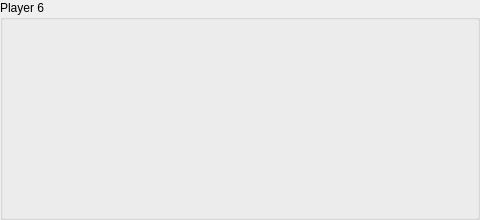
   <widget class="QGroupBox" name="groupBox_5">
    <property name="geometry">
     <rect>
      <x>510</x>
      <y>470</y>
      <width>480</width>
      <height>220</height>
     </rect>
    </property>
    <property name="title">
     <string>Player 6</string>
    </property>
    <widget class="QLabel" name="n4_6">
     <property name="geometry">
      <rect>
       <x>52</x>
       <y>20</y>
       <width>42</width>
       <height>60</height>
      </rect>
     </property>
     <property name="minimumSize">
      <size>
       <width>42</width>
       <height>60</height>
      </size>
     </property>
     <property name="text">
      <string/>
     </property>
     <property name="pixmap">
      <pixmap>../../../Utils/Workplace/pic/4.jpg</pixmap>
     </property>
     <property name="scaledContents">
      <bool>true</bool>
     </property>
    </widget>
    <widget class="QLabel" name="n5_6">
     <property name="geometry">
      <rect>
       <x>94</x>
       <y>20</y>
       <width>42</width>
       <height>60</height>
      </rect>
     </property>
     <property name="minimumSize">
      <size>
       <width>42</width>
       <height>60</height>
      </size>
     </property>
     <property name="text">
      <string/>
     </property>
     <property name="pixmap">
      <pixmap>../../../Utils/Workplace/pic/5.jpg</pixmap>
     </property>
     <property name="scaledContents">
      <bool>true</bool>
     </property>
    </widget>
    <widget class="QLabel" name="n8_6">
     <property name="geometry">
      <rect>
       <x>220</x>
       <y>20</y>
       <width>42</width>
       <height>60</height>
      </rect>
     </property>
     <property name="minimumSize">
      <size>
       <width>42</width>
       <height>60</height>
      </size>
     </property>
     <property name="text">
      <string/>
     </property>
     <property name="pixmap">
      <pixmap>../../../Utils/Workplace/pic/8.jpg</pixmap>
     </property>
     <property name="scaledContents">
      <bool>true</bool>
     </property>
    </widget>
    <widget class="QLabel" name="n6_6">
     <property name="geometry">
      <rect>
       <x>136</x>
       <y>20</y>
       <width>42</width>
       <height>60</height>
      </rect>
     </property>
     <property name="minimumSize">
      <size>
       <width>42</width>
       <height>60</height>
      </size>
     </property>
     <property name="text">
      <string/>
     </property>
     <property name="pixmap">
      <pixmap>../../../Utils/Workplace/pic/6.jpg</pixmap>
     </property>
     <property name="scaledContents">
      <bool>true</bool>
     </property>
    </widget>
    <widget class="QLabel" name="n7_6">
     <property name="geometry">
      <rect>
       <x>178</x>
       <y>20</y>
       <width>42</width>
       <height>60</height>
      </rect>
     </property>
     <property name="minimumSize">
      <size>
       <width>42</width>
       <height>60</height>
      </size>
     </property>
     <property name="text">
      <string/>
     </property>
     <property name="pixmap">
      <pixmap>../../../Utils/Workplace/pic/7.jpg</pixmap>
     </property>
     <property name="scaledContents">
      <bool>true</bool>
     </property>
    </widget>
    <widget class="QLabel" name="n11_6">
     <property name="geometry">
      <rect>
       <x>346</x>
       <y>20</y>
       <width>42</width>
       <height>60</height>
      </rect>
     </property>
     <property name="minimumSize">
      <size>
       <width>42</width>
       <height>60</height>
      </size>
     </property>
     <property name="text">
      <string/>
     </property>
     <property name="pixmap">
      <pixmap>../../../Utils/Workplace/pic/11.jpg</pixmap>
     </property>
     <property name="scaledContents">
      <bool>true</bool>
     </property>
    </widget>
    <widget class="QLabel" name="n9_6">
     <property name="geometry">
      <rect>
       <x>262</x>
       <y>20</y>
       <width>42</width>
       <height>60</height>
      </rect>
     </property>
     <property name="minimumSize">
      <size>
       <width>42</width>
       <height>60</height>
      </size>
     </property>
     <property name="text">
      <string/>
     </property>
     <property name="pixmap">
      <pixmap>../../../Utils/Workplace/pic/9.jpg</pixmap>
     </property>
     <property name="scaledContents">
      <bool>true</bool>
     </property>
    </widget>
    <widget class="QLabel" name="n10_6">
     <property name="geometry">
      <rect>
       <x>304</x>
       <y>20</y>
       <width>42</width>
       <height>60</height>
      </rect>
     </property>
     <property name="minimumSize">
      <size>
       <width>42</width>
       <height>60</height>
      </size>
     </property>
     <property name="text">
      <string/>
     </property>
     <property name="pixmap">
      <pixmap>../../../Utils/Workplace/pic/10.jpg</pixmap>
     </property>
     <property name="scaledContents">
      <bool>true</bool>
     </property>
    </widget>
    <widget class="QLabel" name="n12_6">
     <property name="geometry">
      <rect>
       <x>388</x>
       <y>20</y>
       <width>42</width>
       <height>60</height>
      </rect>
     </property>
     <property name="minimumSize">
      <size>
       <width>42</width>
       <height>60</height>
      </size>
     </property>
     <property name="text">
      <string/>
     </property>
     <property name="pixmap">
      <pixmap>../../../Utils/Workplace/pic/12.jpg</pixmap>
     </property>
     <property name="scaledContents">
      <bool>true</bool>
     </property>
    </widget>
    <widget class="QLabel" name="n13_6">
     <property name="geometry">
      <rect>
       <x>430</x>
       <y>20</y>
       <width>42</width>
       <height>60</height>
      </rect>
     </property>
     <property name="minimumSize">
      <size>
       <width>42</width>
       <height>60</height>
      </size>
     </property>
     <property name="text">
      <string/>
     </property>
     <property name="pixmap">
      <pixmap>../../../Utils/Workplace/pic/13.jpg</pixmap>
     </property>
     <property name="scaledContents">
      <bool>true</bool>
     </property>
    </widget>
    <widget class="QLabel" name="n16_6">
     <property name="geometry">
      <rect>
       <x>94</x>
       <y>81</y>
       <width>42</width>
       <height>60</height>
      </rect>
     </property>
     <property name="minimumSize">
      <size>
       <width>42</width>
       <height>60</height>
      </size>
     </property>
     <property name="text">
      <string/>
     </property>
     <property name="pixmap">
      <pixmap>../../../Utils/Workplace/pic/16.jpg</pixmap>
     </property>
     <property name="scaledContents">
      <bool>true</bool>
     </property>
    </widget>
    <widget class="QLabel" name="n17_6">
     <property name="geometry">
      <rect>
       <x>136</x>
       <y>81</y>
       <width>42</width>
       <height>60</height>
      </rect>
     </property>
     <property name="minimumSize">
      <size>
       <width>42</width>
       <height>60</height>
      </size>
     </property>
     <property name="text">
      <string/>
     </property>
     <property name="pixmap">
      <pixmap>../../../Utils/Workplace/pic/17.jpg</pixmap>
     </property>
     <property name="scaledContents">
      <bool>true</bool>
     </property>
    </widget>
    <widget class="QLabel" name="n18_6">
     <property name="geometry">
      <rect>
       <x>178</x>
       <y>81</y>
       <width>42</width>
       <height>60</height>
      </rect>
     </property>
     <property name="minimumSize">
      <size>
       <width>42</width>
       <height>60</height>
      </size>
     </property>
     <property name="text">
      <string/>
     </property>
     <property name="pixmap">
      <pixmap>../../../Utils/Workplace/pic/18.jpg</pixmap>
     </property>
     <property name="scaledContents">
      <bool>true</bool>
     </property>
    </widget>
    <widget class="QLabel" name="n21_6">
     <property name="geometry">
      <rect>
       <x>304</x>
       <y>81</y>
       <width>42</width>
       <height>60</height>
      </rect>
     </property>
     <property name="minimumSize">
      <size>
       <width>42</width>
       <height>60</height>
      </size>
     </property>
     <property name="text">
      <string/>
     </property>
     <property name="pixmap">
      <pixmap>../../../Utils/Workplace/pic/21.jpg</pixmap>
     </property>
     <property name="scaledContents">
      <bool>true</bool>
     </property>
    </widget>
    <widget class="QLabel" name="n24_6">
     <property name="geometry">
      <rect>
       <x>430</x>
       <y>81</y>
       <width>42</width>
       <height>60</height>
      </rect>
     </property>
     <property name="minimumSize">
      <size>
       <width>42</width>
       <height>60</height>
      </size>
     </property>
     <property name="text">
      <string/>
     </property>
     <property name="pixmap">
      <pixmap>../../../Utils/Workplace/pic/24.jpg</pixmap>
     </property>
     <property name="scaledContents">
      <bool>true</bool>
     </property>
    </widget>
    <widget class="QLabel" name="n19_6">
     <property name="geometry">
      <rect>
       <x>220</x>
       <y>81</y>
       <width>42</width>
       <height>60</height>
      </rect>
     </property>
     <property name="minimumSize">
      <size>
       <width>42</width>
       <height>60</height>
      </size>
     </property>
     <property name="text">
      <string/>
     </property>
     <property name="pixmap">
      <pixmap>../../../Utils/Workplace/pic/19.jpg</pixmap>
     </property>
     <property name="scaledContents">
      <bool>true</bool>
     </property>
    </widget>
    <widget class="QLabel" name="n14_6">
     <property name="geometry">
      <rect>
       <x>10</x>
       <y>81</y>
       <width>42</width>
       <height>60</height>
      </rect>
     </property>
     <property name="minimumSize">
      <size>
       <width>42</width>
       <height>60</height>
      </size>
     </property>
     <property name="text">
      <string/>
     </property>
     <property name="pixmap">
      <pixmap>../../../Utils/Workplace/pic/14.jpg</pixmap>
     </property>
     <property name="scaledContents">
      <bool>true</bool>
     </property>
    </widget>
    <widget class="QLabel" name="n22_6">
     <property name="geometry">
      <rect>
       <x>346</x>
       <y>81</y>
       <width>42</width>
       <height>60</height>
      </rect>
     </property>
     <property name="minimumSize">
      <size>
       <width>42</width>
       <height>60</height>
      </size>
     </property>
     <property name="text">
      <string/>
     </property>
     <property name="pixmap">
      <pixmap>../../../Utils/Workplace/pic/22.jpg</pixmap>
     </property>
     <property name="scaledContents">
      <bool>true</bool>
     </property>
    </widget>
    <widget class="QLabel" name="n15_6">
     <property name="geometry">
      <rect>
       <x>52</x>
       <y>81</y>
       <width>42</width>
       <height>60</height>
      </rect>
     </property>
     <property name="minimumSize">
      <size>
       <width>42</width>
       <height>60</height>
      </size>
     </property>
     <property name="text">
      <string/>
     </property>
     <property name="pixmap">
      <pixmap>../../../Utils/Workplace/pic/15.jpg</pixmap>
     </property>
     <property name="scaledContents">
      <bool>true</bool>
     </property>
    </widget>
    <widget class="QLabel" name="n23_6">
     <property name="geometry">
      <rect>
       <x>388</x>
       <y>81</y>
       <width>42</width>
       <height>60</height>
      </rect>
     </property>
     <property name="minimumSize">
      <size>
       <width>42</width>
       <height>60</height>
      </size>
     </property>
     <property name="text">
      <string/>
     </property>
     <property name="pixmap">
      <pixmap>../../../Utils/Workplace/pic/23.jpg</pixmap>
     </property>
     <property name="scaledContents">
      <bool>true</bool>
     </property>
    </widget>
    <widget class="QLabel" name="n20_6">
     <property name="geometry">
      <rect>
       <x>262</x>
       <y>81</y>
       <width>42</width>
       <height>60</height>
      </rect>
     </property>
     <property name="minimumSize">
      <size>
       <width>42</width>
       <height>60</height>
      </size>
     </property>
     <property name="text">
      <string/>
     </property>
     <property name="pixmap">
      <pixmap>../../../Utils/Workplace/pic/20.jpg</pixmap>
     </property>
     <property name="scaledContents">
      <bool>true</bool>
     </property>
    </widget>
    <widget class="QLabel" name="n26_6">
     <property name="geometry">
      <rect>
       <x>52</x>
       <y>142</y>
       <width>42</width>
       <height>60</height>
      </rect>
     </property>
     <property name="minimumSize">
      <size>
       <width>42</width>
       <height>60</height>
      </size>
     </property>
     <property name="text">
      <string/>
     </property>
     <property name="pixmap">
      <pixmap>../../../Utils/Workplace/pic/26.jpg</pixmap>
     </property>
     <property name="scaledContents">
      <bool>true</bool>
     </property>
    </widget>
    <widget class="QLabel" name="n30_6">
     <property name="geometry">
      <rect>
       <x>220</x>
       <y>142</y>
       <width>42</width>
       <height>60</height>
      </rect>
     </property>
     <property name="minimumSize">
      <size>
       <width>42</width>
       <height>60</height>
      </size>
     </property>
     <property name="text">
      <string/>
     </property>
     <property name="pixmap">
      <pixmap>../../../Utils/Workplace/pic/30.jpg</pixmap>
     </property>
     <property name="scaledContents">
      <bool>true</bool>
     </property>
    </widget>
    <widget class="QLabel" name="n33_6">
     <property name="geometry">
      <rect>
       <x>346</x>
       <y>142</y>
       <width>42</width>
       <height>60</height>
      </rect>
     </property>
     <property name="minimumSize">
      <size>
       <width>42</width>
       <height>60</height>
      </size>
     </property>
     <property name="text">
      <string/>
     </property>
     <property name="pixmap">
      <pixmap>../../../Utils/Workplace/pic/33.jpg</pixmap>
     </property>
     <property name="scaledContents">
      <bool>true</bool>
     </property>
    </widget>
    <widget class="QLabel" name="n25_6">
     <property name="geometry">
      <rect>
       <x>10</x>
       <y>142</y>
       <width>42</width>
       <height>60</height>
      </rect>
     </property>
     <property name="minimumSize">
      <size>
       <width>42</width>
       <height>60</height>
      </size>
     </property>
     <property name="text">
      <string/>
     </property>
     <property name="pixmap">
      <pixmap>../../../Utils/Workplace/pic/25.jpg</pixmap>
     </property>
     <property name="scaledContents">
      <bool>true</bool>
     </property>
    </widget>
    <widget class="QLabel" name="n28_6">
     <property name="geometry">
      <rect>
       <x>136</x>
       <y>142</y>
       <width>42</width>
       <height>60</height>
      </rect>
     </property>
     <property name="minimumSize">
      <size>
       <width>42</width>
       <height>60</height>
      </size>
     </property>
     <property name="text">
      <string/>
     </property>
     <property name="pixmap">
      <pixmap>../../../Utils/Workplace/pic/28.jpg</pixmap>
     </property>
     <property name="scaledContents">
      <bool>true</bool>
     </property>
    </widget>
    <widget class="QLabel" name="n34_6">
     <property name="geometry">
      <rect>
       <x>388</x>
       <y>142</y>
       <width>42</width>
       <height>60</height>
      </rect>
     </property>
     <property name="minimumSize">
      <size>
       <width>42</width>
       <height>60</height>
      </size>
     </property>
     <property name="text">
      <string/>
     </property>
     <property name="pixmap">
      <pixmap>../../../Utils/Workplace/pic/34.jpg</pixmap>
     </property>
     <property name="scaledContents">
      <bool>true</bool>
     </property>
    </widget>
    <widget class="QLabel" name="n29_6">
     <property name="geometry">
      <rect>
       <x>178</x>
       <y>142</y>
       <width>42</width>
       <height>60</height>
      </rect>
     </property>
     <property name="minimumSize">
      <size>
       <width>42</width>
       <height>60</height>
      </size>
     </property>
     <property name="text">
      <string/>
     </property>
     <property name="pixmap">
      <pixmap>../../../Utils/Workplace/pic/29.jpg</pixmap>
     </property>
     <property name="scaledContents">
      <bool>true</bool>
     </property>
    </widget>
    <widget class="QLabel" name="n32_6">
     <property name="geometry">
      <rect>
       <x>304</x>
       <y>142</y>
       <width>42</width>
       <height>60</height>
      </rect>
     </property>
     <property name="minimumSize">
      <size>
       <width>42</width>
       <height>60</height>
      </size>
     </property>
     <property name="text">
      <string/>
     </property>
     <property name="pixmap">
      <pixmap>../../../Utils/Workplace/pic/32.jpg</pixmap>
     </property>
     <property name="scaledContents">
      <bool>true</bool>
     </property>
    </widget>
    <widget class="QLabel" name="n35_6">
     <property name="geometry">
      <rect>
       <x>430</x>
       <y>142</y>
       <width>42</width>
       <height>60</height>
      </rect>
     </property>
     <property name="minimumSize">
      <size>
       <width>42</width>
       <height>60</height>
      </size>
     </property>
     <property name="text">
      <string/>
     </property>
     <property name="pixmap">
      <pixmap>../../../Utils/Workplace/pic/35.jpg</pixmap>
     </property>
     <property name="scaledContents">
      <bool>true</bool>
     </property>
    </widget>
    <widget class="QLabel" name="n31_6">
     <property name="geometry">
      <rect>
       <x>262</x>
       <y>142</y>
       <width>42</width>
       <height>60</height>
      </rect>
     </property>
     <property name="minimumSize">
      <size>
       <width>42</width>
       <height>60</height>
      </size>
     </property>
     <property name="text">
      <string/>
     </property>
     <property name="pixmap">
      <pixmap>../../../Utils/Workplace/pic/31.jpg</pixmap>
     </property>
     <property name="scaledContents">
      <bool>true</bool>
     </property>
    </widget>
    <widget class="QLabel" name="n27_6">
     <property name="geometry">
      <rect>
       <x>94</x>
       <y>142</y>
       <width>42</width>
       <height>60</height>
      </rect>
     </property>
     <property name="minimumSize">
      <size>
       <width>42</width>
       <height>60</height>
      </size>
     </property>
     <property name="text">
      <string/>
     </property>
     <property name="pixmap">
      <pixmap>../../../Utils/Workplace/pic/27.jpg</pixmap>
     </property>
     <property name="scaledContents">
      <bool>true</bool>
     </property>
    </widget>
    <widget class="QLabel" name="n3_6">
     <property name="geometry">
      <rect>
       <x>10</x>
       <y>20</y>
       <width>42</width>
       <height>60</height>
      </rect>
     </property>
     <property name="minimumSize">
      <size>
       <width>42</width>
       <height>60</height>
      </size>
     </property>
     <property name="text">
      <string/>
     </property>
     <property name="pixmap">
      <pixmap>../../../Utils/Workplace/pic/3.jpg</pixmap>
     </property>
     <property name="scaledContents">
      <bool>true</bool>
     </property>
    </widget>
   </widget>
